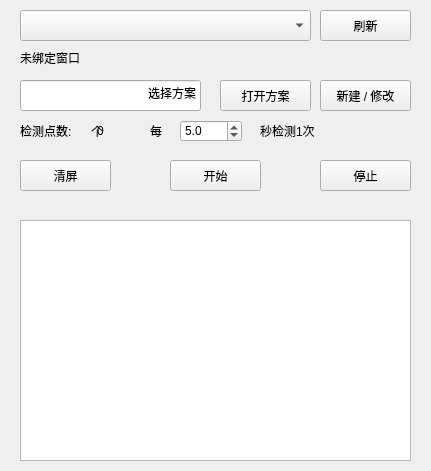
<?xml version="1.0" encoding="UTF-8"?>
<ui version="4.0">
 <class>ColorChangeAction</class>
 <widget class="QWidget" name="ColorChangeAction">
  <property name="geometry">
   <rect>
    <x>0</x>
    <y>0</y>
    <width>431</width>
    <height>471</height>
   </rect>
  </property>
  <property name="windowTitle">
   <string>ColorChangeAction</string>
  </property>
  <widget class="QPushButton" name="btnProjectConfig">
   <property name="geometry">
    <rect>
     <x>320</x>
     <y>80</y>
     <width>91</width>
     <height>31</height>
    </rect>
   </property>
   <property name="text">
    <string>新建 / 修改</string>
   </property>
  </widget>
  <widget class="QComboBox" name="cbWindowList">
   <property name="geometry">
    <rect>
     <x>20</x>
     <y>10</y>
     <width>291</width>
     <height>31</height>
    </rect>
   </property>
  </widget>
  <widget class="QPushButton" name="btnRefresh">
   <property name="geometry">
    <rect>
     <x>320</x>
     <y>10</y>
     <width>91</width>
     <height>31</height>
    </rect>
   </property>
   <property name="text">
    <string>刷新</string>
   </property>
  </widget>
  <widget class="QLabel" name="labelHwnd">
   <property name="geometry">
    <rect>
     <x>20</x>
     <y>50</y>
     <width>391</width>
     <height>16</height>
    </rect>
   </property>
   <property name="text">
    <string>未绑定窗口</string>
   </property>
  </widget>
  <widget class="QLineEdit" name="leProjectName">
   <property name="geometry">
    <rect>
     <x>20</x>
     <y>80</y>
     <width>181</width>
     <height>31</height>
    </rect>
   </property>
   <property name="text">
    <string>选择方案</string>
   </property>
   <property name="alignment">
    <set>Qt::AlignRight|Qt::AlignTrailing|Qt::AlignVCenter</set>
   </property>
   <property name="readOnly">
    <bool>true</bool>
   </property>
  </widget>
  <widget class="QPushButton" name="btnOpenProject">
   <property name="geometry">
    <rect>
     <x>220</x>
     <y>80</y>
     <width>91</width>
     <height>31</height>
    </rect>
   </property>
   <property name="text">
    <string>打开方案</string>
   </property>
  </widget>
  <widget class="QLabel" name="label_3">
   <property name="geometry">
    <rect>
     <x>20</x>
     <y>120</y>
     <width>121</width>
     <height>21</height>
    </rect>
   </property>
   <property name="text">
    <string>检测点数:      个</string>
   </property>
  </widget>
  <widget class="QLabel" name="label">
   <property name="geometry">
    <rect>
     <x>150</x>
     <y>120</y>
     <width>21</width>
     <height>21</height>
    </rect>
   </property>
   <property name="text">
    <string>每</string>
   </property>
  </widget>
  <widget class="QLabel" name="label_2">
   <property name="geometry">
    <rect>
     <x>260</x>
     <y>120</y>
     <width>61</width>
     <height>21</height>
    </rect>
   </property>
   <property name="text">
    <string>秒检测1次</string>
   </property>
  </widget>
  <widget class="QDoubleSpinBox" name="dsbFrequency">
   <property name="geometry">
    <rect>
     <x>180</x>
     <y>120</y>
     <width>62</width>
     <height>22</height>
    </rect>
   </property>
   <property name="decimals">
    <number>1</number>
   </property>
   <property name="maximum">
    <double>9999.000000000000000</double>
   </property>
   <property name="singleStep">
    <double>0.500000000000000</double>
   </property>
   <property name="value">
    <double>5.000000000000000</double>
   </property>
  </widget>
  <widget class="QLabel" name="labelPointNum">
   <property name="geometry">
    <rect>
     <x>80</x>
     <y>120</y>
     <width>41</width>
     <height>21</height>
    </rect>
   </property>
   <property name="text">
    <string>0</string>
   </property>
   <property name="alignment">
    <set>Qt::AlignCenter</set>
   </property>
  </widget>
  <widget class="QPushButton" name="btnStart">
   <property name="geometry">
    <rect>
     <x>170</x>
     <y>160</y>
     <width>91</width>
     <height>31</height>
    </rect>
   </property>
   <property name="text">
    <string>开始</string>
   </property>
  </widget>
  <widget class="QTextBrowser" name="textBrowser">
   <property name="geometry">
    <rect>
     <x>20</x>
     <y>220</y>
     <width>391</width>
     <height>241</height>
    </rect>
   </property>
  </widget>
  <widget class="QPushButton" name="btnStop">
   <property name="geometry">
    <rect>
     <x>320</x>
     <y>160</y>
     <width>91</width>
     <height>31</height>
    </rect>
   </property>
   <property name="text">
    <string>停止</string>
   </property>
  </widget>
  <widget class="QPushButton" name="btnClear">
   <property name="geometry">
    <rect>
     <x>20</x>
     <y>160</y>
     <width>91</width>
     <height>31</height>
    </rect>
   </property>
   <property name="text">
    <string>清屏</string>
   </property>
  </widget>
 </widget>
 <resources/>
 <connections/>
</ui>
